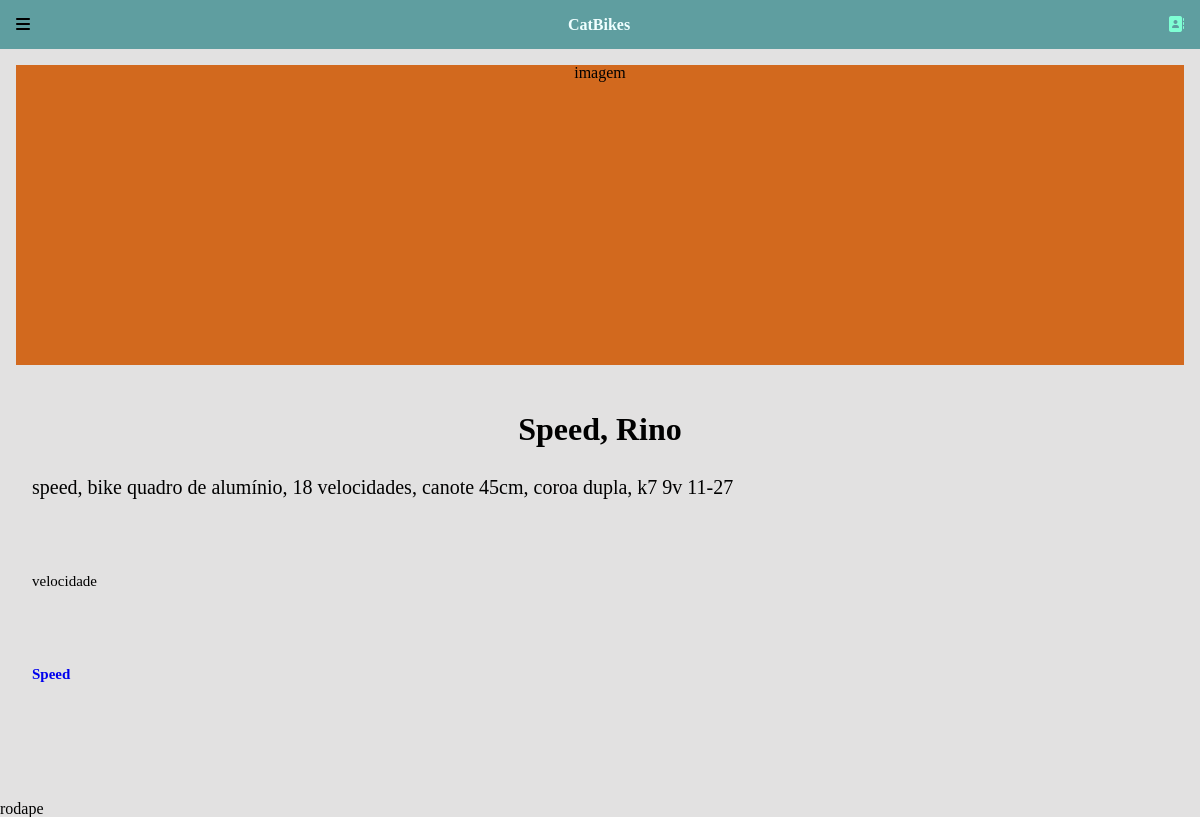
Screenshot of /informacao/4/ with the database file from the repository.
### catalogo/models.py (models this page shows, shortened)
class Peca(models.Model):
    index = models.BigAutoField(primary_key=True)
    nome = models.CharField(max_length=30, null=False)
    descricao = models.TextField()
    relacao = models.CharField( choices= (('velocidade','velocidade'), ('unica','unica')), max_length=250, null=False)
    modalidade = models.ForeignKey(Modadalidade, on_delete = models.CASCADE)

class Modadalidade(models.Model):
    index = models.BigAutoField(primary_key=True)
    nome = models.CharField(max_length=30, null=False)
    def __str__(self):
        return self.nome

### catalogo/views/informacao_item.py (the view)
# urls.py: path('informacao/<int:index>/', informacao_item, name='informacao_item'),
def informacao_item(request, index):
    item = Peca.objects.filter(index = index).all()
    context ={
        'informacao_item': item
    }
    return render(request, 'peca/informacao_item.html', context = context)

### templates/peca/informacao_item.html
{% extends 'index.html' %}
{% block content %}
    <div class="infor_container-card">
        {% for infor in informacao_item %}
            <div class="infor_card">
                <h2 class="infor_img-card">imagem</h2>
                <ul class="infor_lista">
                    <li class="infor_lista-item"><h2 class="infor_nome">{{ infor.nome }}</h2></li>
                    <li class="infor_lista-item"><p class="infor_descricao">{{ infor.descricao }}</p></li>
                    <li class="infor_lista-item"><p class="infor_relacao">{{ infor.relacao }}</p></li>
                    <li class="infor_lista-item"><a href="#" class="infor_modalidade">{{ infor.modalidade }}</a></li>
                </ul>
            </div>
        {% endfor %}
    </div>
{% endblock %}

### static/css/style.css (style rules this page uses)
:root { --preto: black; --cinza-claro: rgb(226, 225, 225); --dark-am: rgb(117, 114, 73); }
body { width: 100%; padding: auto; margin: auto; background-color: var(--cinza-claro); }

### static/css/base/informacao_item.css (style rules this page uses)
.infor_container-card { height: 90vh; background-color: var(--cinza-claro); margin: auto; padding: 1em; text-align: center; }
.infor_img-card { margin: auto; width: 100%; height: 300px; background-color: chocolate; }
.infor_lista-item { padding: 1em; text-align: left; }
.infor_nome { margin-top: 1em; font-size: 32px; font-weight: 900; text-align: center; }
.infor_descricao { text-align: left; font-size: 20px; font-weight: 500; }
.infor_relacao { font-size: 15px; font-weight: 400; padding: 3em 0; }
.infor_modalidade { text-align: left; font-size: 15px; font-weight: 600; text-decoration: none; }

### rows the page displays
Peca: nome "Speed, Rino", descricao "speed, bike quadro de alumínio, 18 velocidades, canote 45cm, coroa dupla, k7 9v 11-27", relacao "velocidade", modalidade "Speed"
